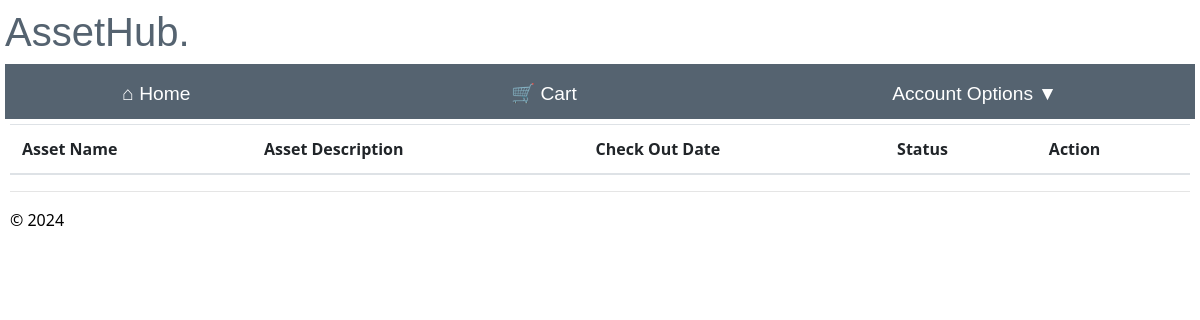
/return_asset/ (signed in), run on an earlier commit of the app's database.
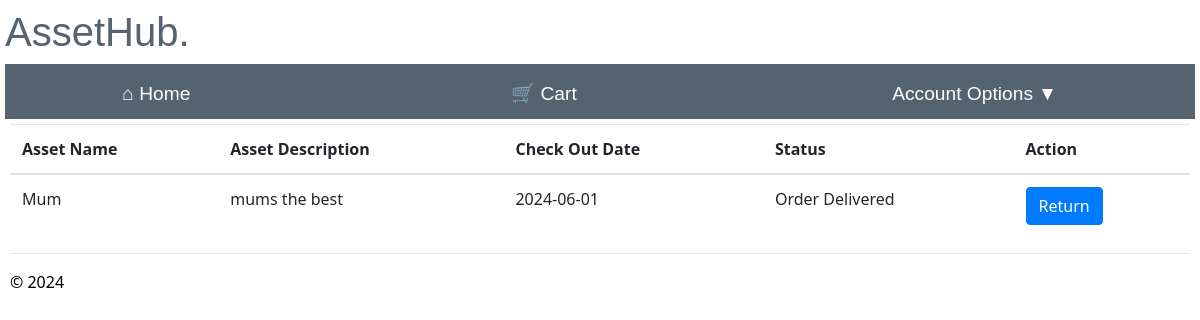
And on a later commit of the database.
### app/models/models.py (models this page shows)
class Assets(db.Model):
    __tablename__ = 'assets'
    asset_id = db.Column(db.Integer, primary_key=True, nullable=False)
    asset_name = db.Column(db.String(100), nullable=True)#change to not null
    asset_description = db.Column(db.String(225), nullable=True)
    keyword = db.Column(db.String(50), nullable=False)
    available = db.Column(db.String(50), nullable=False, default='Y')

class Order(db.Model):
    __tablename__ = 'order'
    order_id = db.Column(db.Integer, primary_key=True, nullable=False)
    username = db.Column(db.Integer, db.ForeignKey('user.username'), nullable=False)#needs to be string
    asset_id = db.Column(db.String(100), db.ForeignKey('assets.asset_id'), nullable=False)
    branch_id = db.Column(db.Integer, db.ForeignKey('branch.branch_id'), nullable=False)
    check_out_date = db.Column(db.Date,nullable=False)
    return_date = db.Column(db.Date,nullable=True)
    status = db.Column(db.String(20),nullable= False, default='New Order')
    user = relationship('User', backref='order')
    asset = relationship('Assets', backref='order')
    branch = relationship('Branch', backref='order')

### app/main/routes.py (the view, shortened to what this page needs)
@bp.route("/return_asset/", methods=['GET', 'POST'])
@login_required
def return_asset():
    try:
        return_assets = Order.query.filter(Order.username == current_user.username, Order.status != 'Returned').all()
        current_date = datetime.now()
        asset_names = {}
        asset_descriptions = {}
        for return_asset in return_assets:
            asset = Assets.query.filter_by(asset_id=return_asset.asset_id).first()
            if asset:
                asset_names[return_asset.asset_id] = asset.asset_name
                asset_descriptions[return_asset.asset_id] = asset.asset_description
        return render_template('return_asset.html', return_assets=return_assets, asset_names=asset_names, asset_descriptions=asset_descriptions)
    except Exception as e:
        flash("Error returning Item.")
        return redirect(url_for("main.home"))

### app/main/templates/return_asset.html (shortened to what this page needs)
{% extends "layout.html" %}
{% block content %}
<table class="table table-hover">
    <thead class="active tables">
        <th>Asset Name</th>
        <th>Asset Description</th>
        <th>Check Out Date</th>
        <th>Status</th>
        <th>Action</th>
    </thead>
    <tbody>
        {% for return_asset in return_assets %}
        <tr>
            <td>{{ asset_names[return_asset.asset_id] }}</td>
            <td>{{ asset_descriptions[return_asset.asset_id] }}</td>
            <td>{{ return_asset.check_out_date }}</td>
            <td>{{ return_asset.status }}</td>
            <td>
                <form method="post" action="/return_asset/">
                    <input type="submit" value="Return" class="btn btn-primary">
                </form>
            </td>
        </tr>
        {% endfor %}
    </tbody>
</table>
{% endblock %}

What changed in the data, as far as the page shows it:
added Order: check_out_date "2024-06-01", status "Order Delivered"
now on this page (row edited): Assets: asset_name "Mum", asset_description "mums the best"
